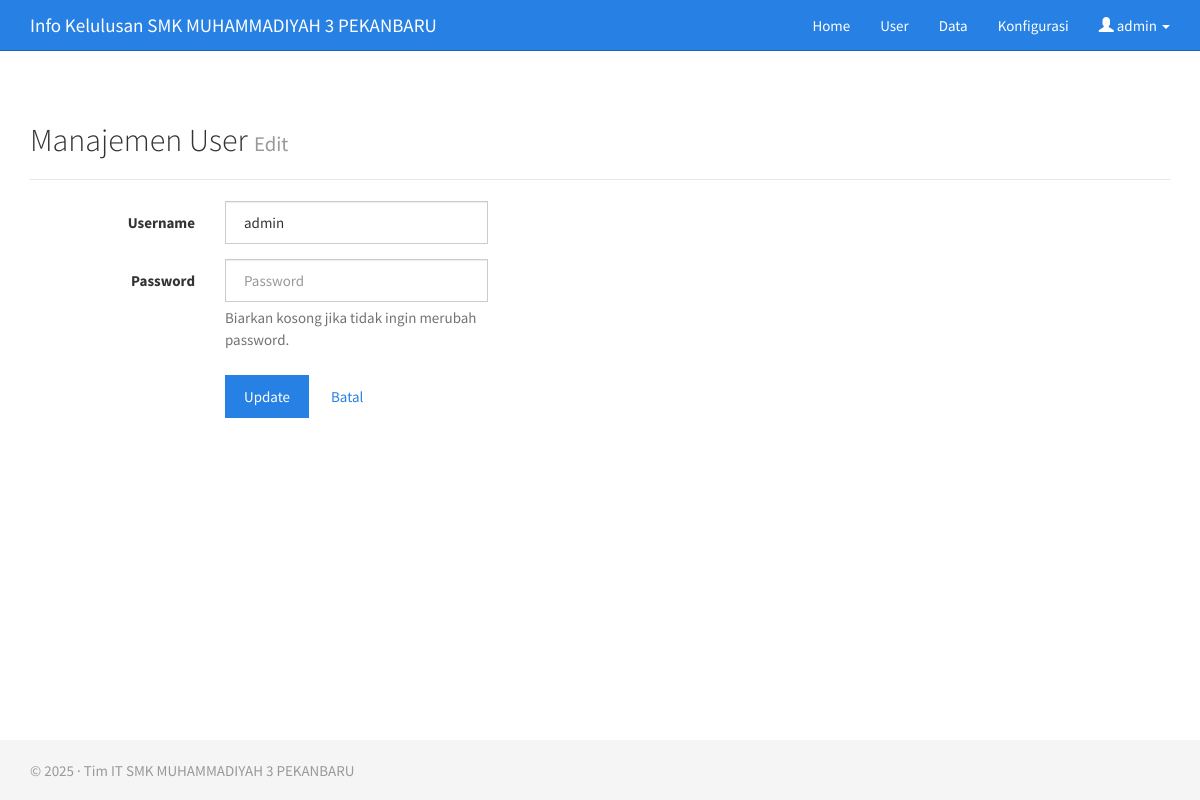
Screenshot of /admin/user_edit.php?uid=1 (signed in) with the database file from the repository.
### tables this page shows
CREATE TABLE `un_konfigurasi` (
  `id` int(11) NOT NULL,
  `sekolah` varchar(255) NOT NULL,
  `tahun` year(4) NOT NULL,
  `tgl_pengumuman` datetime NOT NULL
);

CREATE TABLE `un_user` (
  `UID` tinyint(4) NOT NULL,
  `username` varchar(50) NOT NULL,
  `password` varchar(50) NOT NULL
);

### admin/user_edit.php (the view, shortened to what this page needs)
<?php
if(isset($_SESSION['logged']) && !empty($_SESSION['logged'])){
include "../database.php";
include '_header.php';
?>
<div class="container">
<h2>Manajemen User <small>Edit</small></h2><hr>
<?php
$uid = $_REQUEST['uid'];
if(isset($_REQUEST['submit'])){
	$username = $_REQUEST['username'];
	if(isset($_REQUEST['password'])){
		$password = $_REQUEST['password'];
		$sql = "UPDATE un_user SET username='$username', password=md5('$password') WHERE UID='$uid'";
	} else {
		$sql = "UPDATE un_user SET username='$username' WHERE UID='$uid'";
	}
	$simpan = mysqli_query($db_conn,$sql);
	if($simpan){
		header('Location: user.php');
	} else {
		echo 'Ada error dengan query';
	}
} else {
	$qUser = mysqli_query($db_conn,"SELECT * FROM un_user WHERE UID='$uid'");
	$data = mysqli_fetch_array($qUser);
?>
<form class="form-horizontal" method="post">
	<div class="form-group">
		<label for="username" class="col-sm-2 control-label">Username</label>
		<div class="col-sm-3">
			<input type="text" name="username" class="form-control" id="username" placeholder="Username" value="<?php echo $data['username']; ?>" required autofocus>
		</div>
	</div>
	<div class="form-group">
		<label for="password" class="col-sm-2 control-label">Password</label>
		<div class="col-sm-3">
			<input type="password" name="password" class="form-control" id="password" placeholder="Password">
			<span id="helpBlock" class="help-block">Biarkan kosong jika tidak ingin merubah password.</span>
		</div>
	</div>
	<div class="form-group">
		<div class="col-sm-offset-2 col-sm-3">
			<button type="submit" name="submit" class="btn btn-primary">Update</button>
			<a href="user.php" class="btn btn-link">Batal</a>
		</div>
	</div>
</form>
<?php
}
?>
</div>
<?php
include '_footer.php';
} else {
	header('Location: ./login.php');
}
?>

### admin/_header.php (shortened to what this page needs)
<?php
if(isset($_SESSION['logged']) && !empty($_SESSION['logged'])){
	$que = mysqli_query($db_conn, "SELECT * FROM un_konfigurasi");
	$hsl = mysqli_fetch_array($que);
?>
<!DOCTYPE html>
<html>
<head>
    <link href="../css/bootstrap.min.css" rel="stylesheet">
    <link href="../css/jasny-bootstrap.min.css" rel="stylesheet">
</head>
<body>
    <nav class="navbar navbar-inverse navbar-static-top">
        <div class="container">
            <div class="navbar-header">
              <a class="navbar-brand" href="./">Info Kelulusan <?=$hsl['sekolah'] ?></a>
            </div>
            <div id="navbar" class="collapse navbar-collapse">
				<ul class="nav navbar-nav navbar-right">
					<li><a href="./">Home</a></li>
					<li><a href="user.php">User</a></li>
					<li><a href="data.php">Data</a></li>
					<li><a href="konfigurasi.php">Konfigurasi</a></li>
					<li class="dropdown">
							<a href="#" class="dropdown-toggle" data-toggle="dropdown" role="button" aria-expanded="true">
									<span class="glyphicon glyphicon-user" aria-hidden="true"></span> <?php echo $_SESSION['username']; ?> <span class="caret"></span>
							</a>
					</li>
				</ul>
		</div>
        </div>
    </nav>
<?php
} else {
	header('Location: ./login.php');
}
?>

### admin/_footer.php
<?php
if(isset($_SESSION['logged']) && !empty($_SESSION['logged'])){
?>
	<footer class="footer">
		<div class="container">
		<p class="text-muted">&copy; <?=$hsl['tahun'] ?> &middot; Tim IT <?=$hsl['sekolah'] ?></p>
		</div>
	</footer>
</body>
</html>
<?php
} else {
	header('Location: ./login.php');
}
?>

### admin/_header.php (style rules this page uses)
html { position: relative; min-height: 100%; }
body { margin-bottom: 60px; }
.footer { position: absolute; bottom: 0; width: 100%; height: 60px; background-color: #f5f5f5; }
body > .container { padding: 30px 15px 0; }
.container .text-muted { margin: 20px 0; }
.footer > .container { padding-right: 15px; padding-left: 15px; }

### rows the page displays
un_konfigurasi: sekolah "SMK MUHAMMADIYAH 3 PEKANBARU", tahun "2025"
un_user: username "admin"

### other values shown
$_SESSION['username'] "admin"
